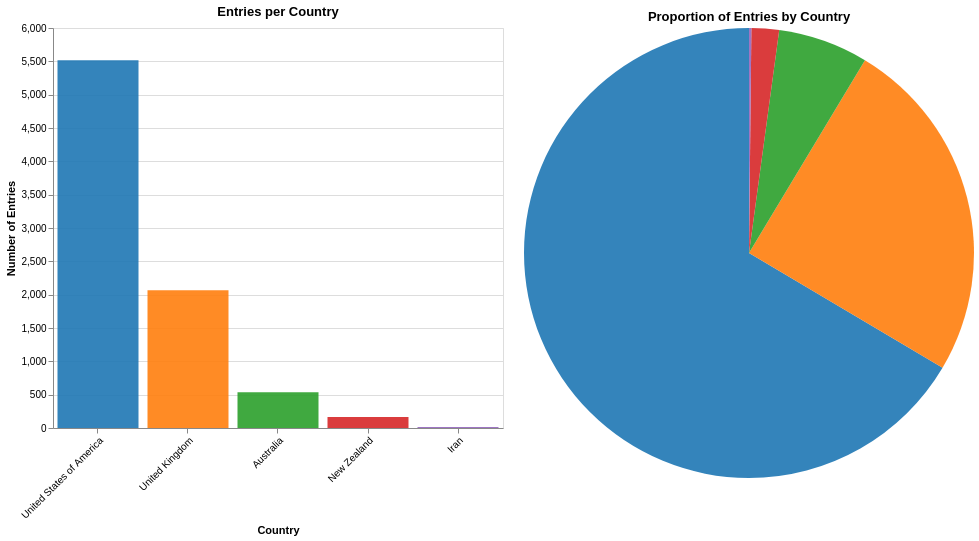

Source (notebook cell):
### Code cell
# --- Bar chart ---
bar_chart = alt.Chart(country_counts).mark_bar().encode(
    x=alt.X('country_name:N', title='Country', axis=alt.Axis(labelAngle=-45), sort='-y'),
    y=alt.Y('count:Q', title='Number of Entries'),
    color=alt.Color('country_name:N',
        scale=alt.Scale(domain=list(country_colors.keys()), range=list(country_colors.values())),
        legend=None
    ),
    tooltip=[
        alt.Tooltip('country_name:N', title='Country'),
        alt.Tooltip('count:Q', title='Entries', format=',')
    ],
    opacity=alt.condition(country_selection, alt.value(0.9), alt.value(0.6))
).add_params(
    country_selection
).properties(
    width=450,
    height=400,
    title='Entries per Country'
)
# --- Pie chart ---
pie_chart = alt.Chart(country_counts).mark_arc().encode(
    theta=alt.Theta('count:Q', title='Entries'),
    color=alt.Color('country_name:N',
        scale=alt.Scale(domain=list(country_colors.keys()), range=list(country_colors.values())),
        legend=None
    ),
    tooltip=[
        alt.Tooltip('country_name:N', title='Country'),
        alt.Tooltip('count:Q', title='Entries', format=',')
    ],
    opacity=alt.condition(country_selection, alt.value(0.9), alt.value(0.6))
).add_params(
    country_selection
).properties(
    width=450,
    height=450,
    title='Proportion of Entries by Country'
)
charts = alt.hconcat(bar_chart, pie_chart).resolve_scale(color='shared')
charts

### Figure 1 — Vega-Lite specification as saved in the notebook (floating-point values rounded to 4 significant figures)
{"config": {"view": {"continuousWidth": 300, "continuousHeight": 300}}, "hconcat": [{"mark": {"type": "bar"}, "encoding": {"color": {"field": "country_name", "legend": null, "scale": {"domain": ["United States of America", "United Kingdom", "Australia", "New Zealand", "Iran", "Other"], "range": ["#1f77b4", "#ff7f0e", "#2ca02c", "#d62728", "#9467bd", "lightgray"]}, "type": "nominal"}, "opacity": {"condition": {"param": "param_55", "value": 0.9}, "value": 0.6}, "tooltip": [{"field": "country_name", "title": "Country", "type": "nominal"}, {"field": "count", "format": ",", "title": "Entries", "type": "quantitative"}], "x": {"axis": {"labelAngle": -45}, "field": "country_name", "sort": "-y", "title": "Country", "type": "nominal"}, "y": {"field": "count", "title": "Number of Entries", "type": "quantitative"}}, "height": 400, "name": "view_98", "title": "Entries per Country", "width": 450}, {"mark": {"type": "arc"}, "encoding": {"color": {"field": "country_name", "legend": null, "scale": {"domain": ["United States of America", "United Kingdom", "Australia", "New Zealand", "Iran", "Other"], "range": ["#1f77b4", "#ff7f0e", "#2ca02c", "#d62728", "#9467bd", "lightgray"]}, "type": "nominal"}, "opacity": {"condition": {"param": "param_55", "value": 0.9}, "value": 0.6}, "theta": {"field": "count", "title": "Entries", "type": "quantitative"}, "tooltip": [{"field": "country_name", "title": "Country", "type": "nominal"}, {"field": "count", "format": ",", "title": "Entries", "type": "quantitative"}]}, "height": 450, "name": "view_99", "title": "Proportion of Entries by Country", "width": 450}], "data": {"name": "data-715e639e7cd5770b458519d1ea76309b"}, "params": [{"name": "param_55", "select": {"type": "point", "fields": ["country_name"]}, "bind": "legend", "views": ["view_98", "view_99"]}], "resolve": {"scale": {"color": "shared"}}, "$schema": "https://vega.github.io/schema/vega-lite/v5.20.1.json", "datasets": {"data-715e639e7cd5770b458519d1ea76309b": [{"code": "US", "count": 5516, "country_name": "United States of America", "color": "#1f77b4"}, {"code": "GB", "count": 2066, "country_name": "United Kingdom", "color": "#ff7f0e"}, {"code": "AU", "count": 537, "country_name": "Australia", "color": "#2ca02c"}, {"code": "NZ", "count": 164, "country_name": "New Zealand", "color": "#d62728"}, {"code": "IR", "count": 14, "country_name": "Iran", "color": "#9467bd"}]}}
